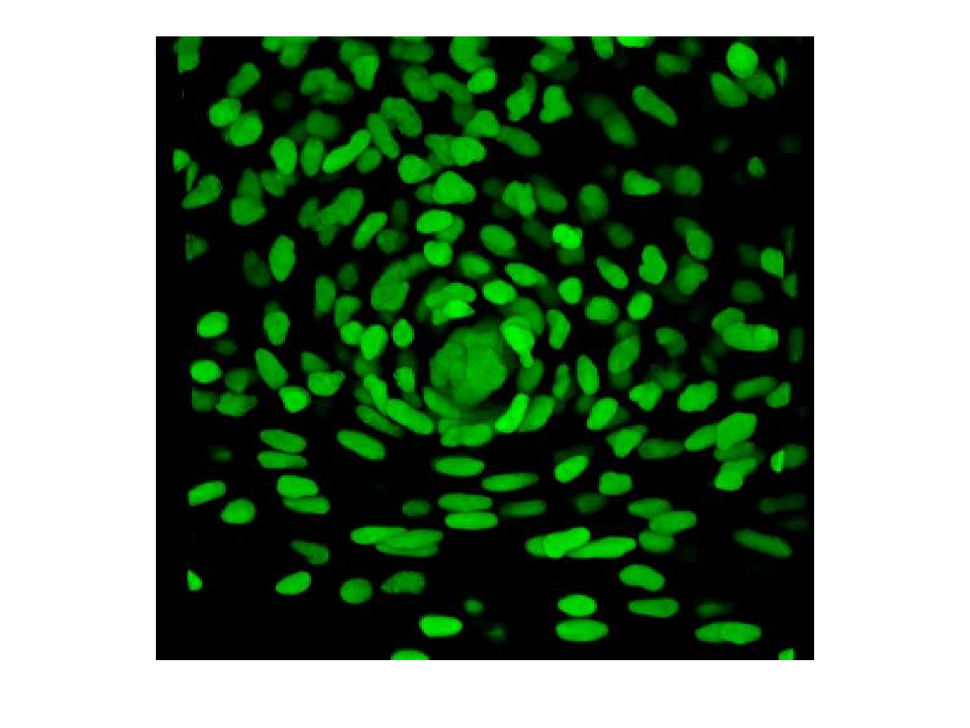
%> input picture original.png, 970 x 728 px, shrunk from 1201 x 901 before the run
$ octave --eval "result = newCount('../original.png');"   (GNU Octave 9; MATLAB toolbox functions it lacks are replaced by stand-ins)
%> lines starting %> are read from the running program, lines starting %| are printed output that depends on the picture; in (x1, y1, x2, y2) boxes, pixels count from 0 and x2, y2 are one past the last pixel; in counts of white or black regions, pixels touching at a corner belong together; the program's own positions count from 1
function n = newCount(ruta)
%> called with ruta = '../original.png'
imagen = imread(ruta);
%> imagen is the input picture: size 728x970x3 uint8; mean R, G, B 108.5, 133.3, 108.6
figure
imshow(imagen)
title('Imagen Ingresada')
%borrar manchas
hsv = rgb2hsv(imagen);
%> hsv: size 728x970x3 double; mean H, S, V 0.176, 0.415, 0.525
imagesc(hsv(:,:,3))
title('hsv')
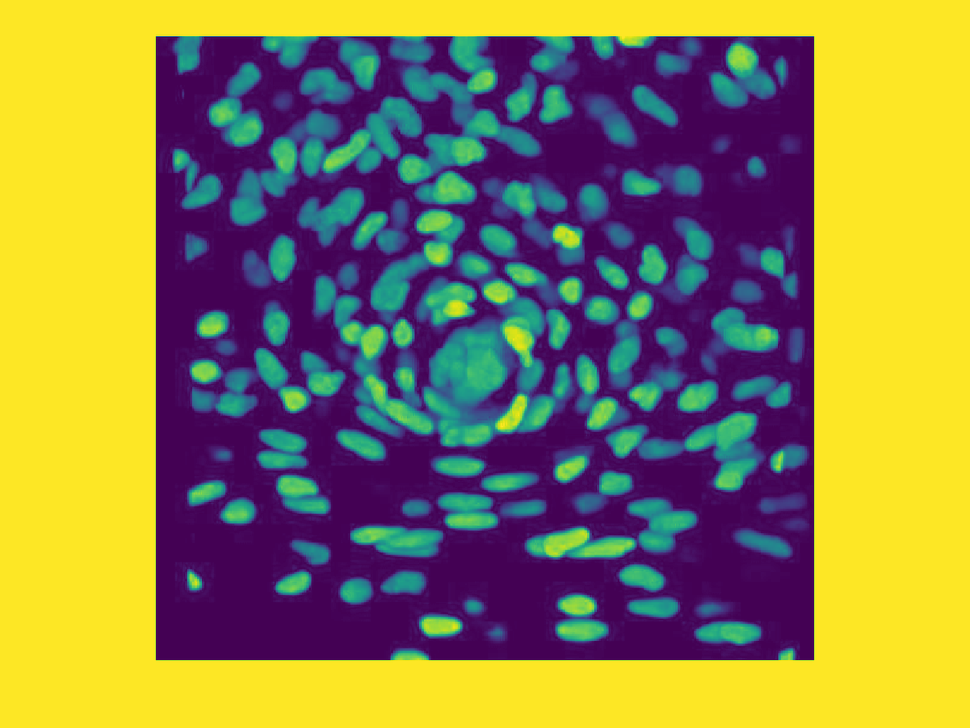
%> displayed picture: size 728x970x3, on the screen's scale of 0 to 255; mean R, G, B 142.8, 128.1, 76.6

%convertimos blanco y negro
gray_image = rgb2gray(imagen);
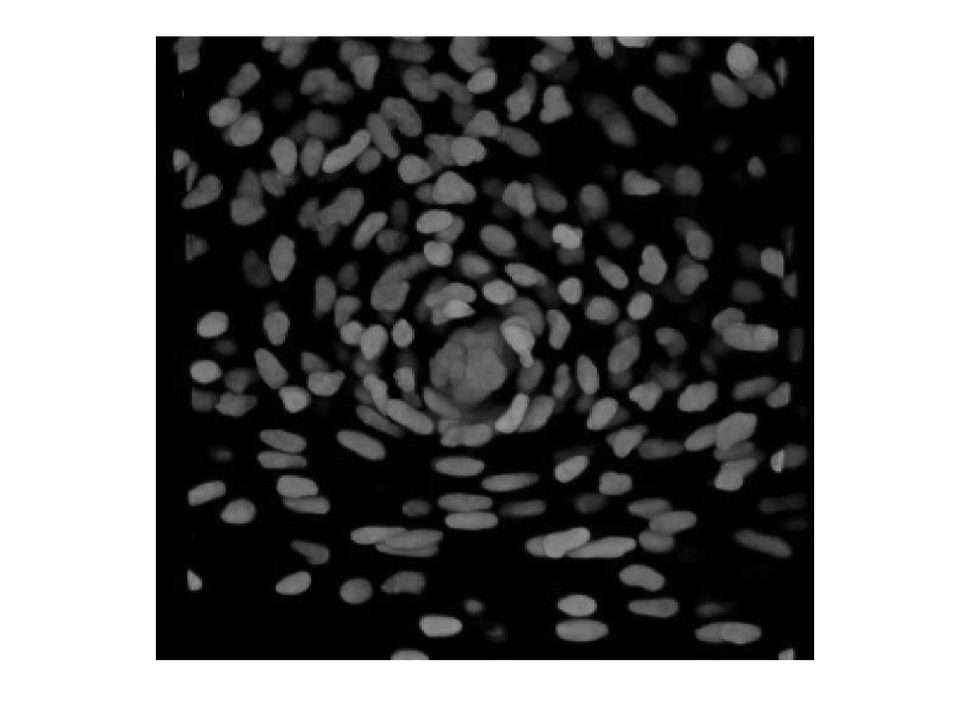
%> gray_image: size 728x970 uint8; min 0, max 255, mean 123.1
figure,imshow(gray_image)
title('Imagen en escala de grises')
gray_image = imadjust(gray_image,[0.3 0.7],[]);
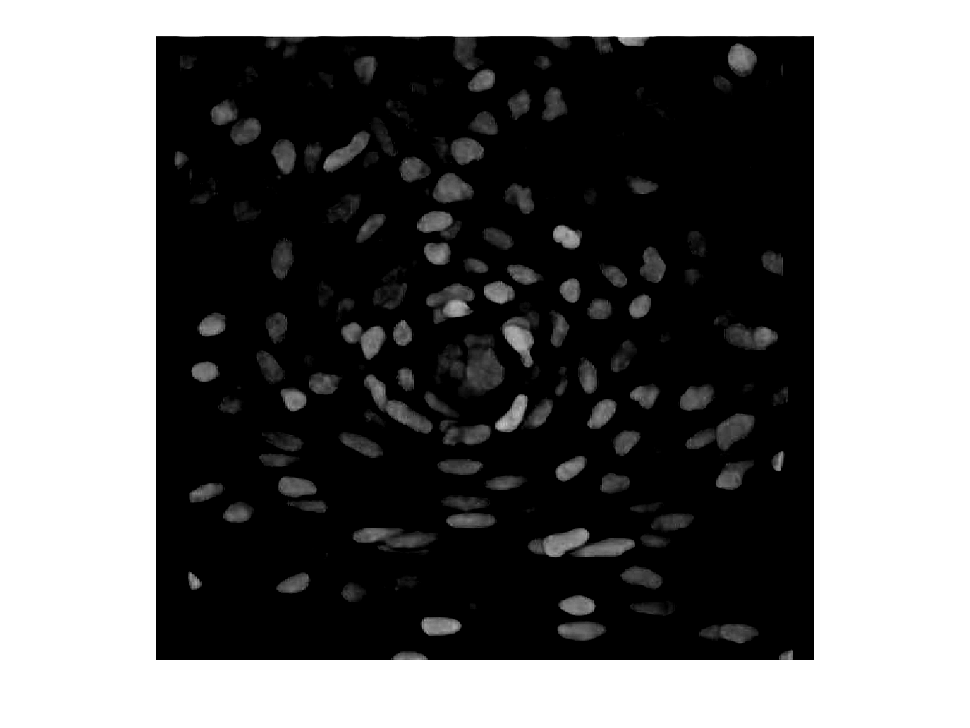
%> gray_image: size 728x970 uint8; min 0, max 255, mean 112.3
figure,imshow(gray_image)
title('Imagen con colores mas intensos')
[labeledImage, numbercircles] = bwlabel(gray_image);
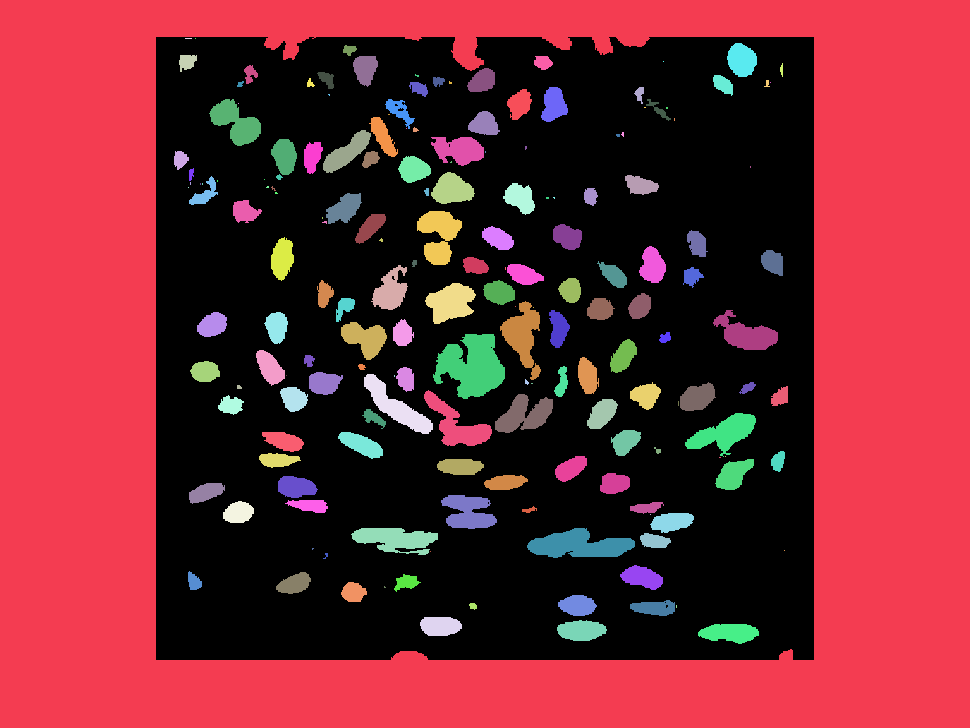
%> labeledImage: size 728x970 double; 178 distinct labels, from 0 to 177; one colour per label, 0 black
%> numbercircles = 177
m = regionprops(labeledImage);
%> m = 177 regions; largest, box (x1, y1, x2, y2), Area and Centroid: (0, 0, 970, 728) 298703 [485.4 383.9], (433, 334, 505, 399) 2988 [472.6 366.5], (527, 528, 635, 558) 2063 [579.8 545.8], (500, 301, 541, 380) 1528 [523.7 336], (351, 528, 438, 555) 1497 [396.2 539.8]
disp(numbercircles)
%| 177


bin = imbinarize(gray_image);
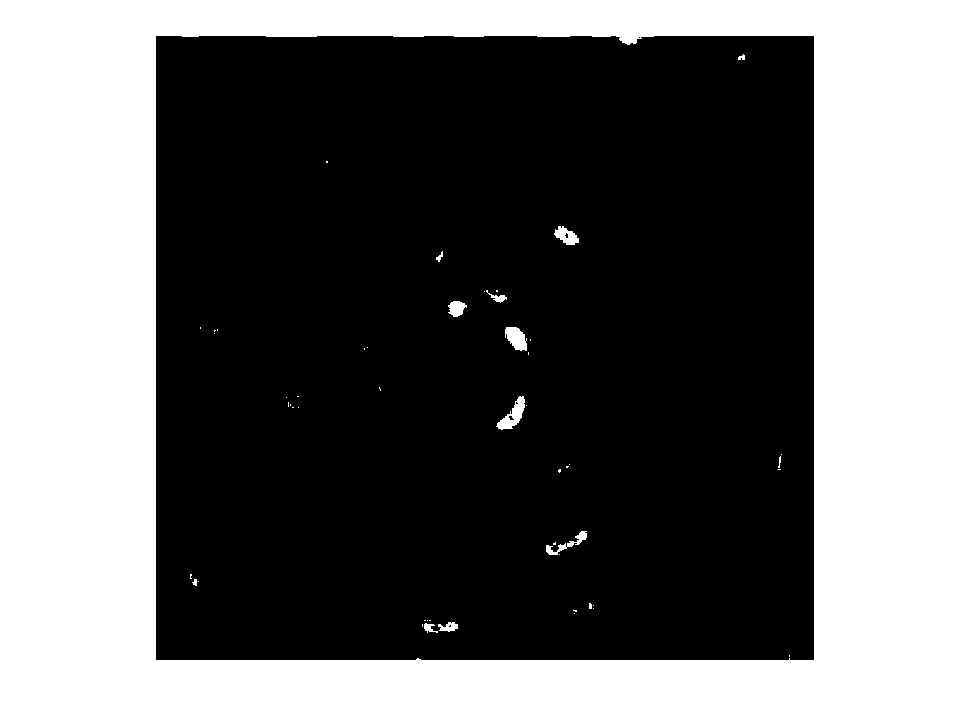
%> bin: size 728x970 logical; 42.2% white; 51 white regions (38 under 20 px), largest, box (x1, y1, x2, y2) and area: (0, 0, 970, 728) 295916, (496, 396, 525, 430) 424, (505, 327, 527, 351) 369
bin = imclearborder(bin);
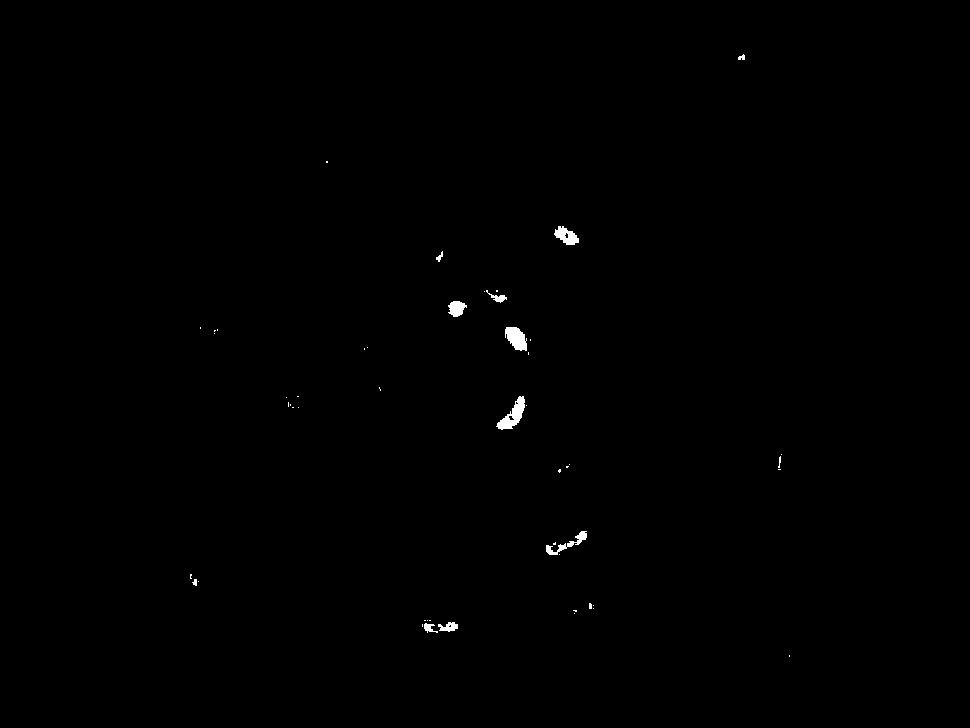
%> bin: size 728x970 logical; 0.29% white; 50 white regions (38 under 20 px), largest, box (x1, y1, x2, y2) and area: (496, 396, 525, 430) 424, (505, 327, 527, 351) 369, (554, 226, 579, 245) 278
bin = bwareaopen(bin, 10);
%> bin: size 728x970 logical; 0.28% white; 13 white regions (1 under 20 px)
[labeledImage, numbercircles] = bwlabel(bin);
%> labeledImage: size 728x970 double; 14 distinct labels, from 0 to 13
%> numbercircles = 13
m = regionprops(labeledImage);
%> m = 13 regions; largest, box (x1, y1, x2, y2), Area and Centroid: (496, 396, 525, 430) 424 [513.7 415.9], (505, 327, 527, 351) 369 [517 338.9], (554, 226, 579, 245) 278 [567 236.6], (546, 531, 587, 555) 254 [568.2 544.5], (448, 301, 467, 317) 210 [457.3 309]
figure,imshow(bin)
title('bin')
disp(numbercircles)
%| 13
%> (the run ends here)

$ run again, on muchasCelulasMetodo2.PNG
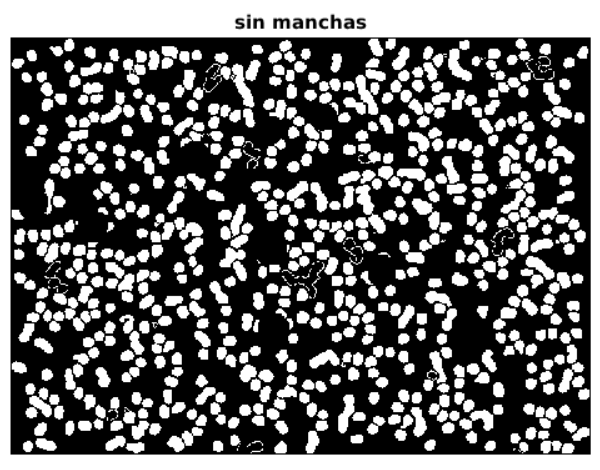
%> input picture muchasCelulasMetodo2.PNG, 600 x 470 px
%> in newCount, imagen is the input picture: size 470x600x3 uint8; min 0, max 255, mean 102.5
%> hsv: size 470x600x3 double; mean H, S, V 0, 0, 0.402
%> in newCount, `[labeledImage, numbercircles] = bwlabel(gray_image);`:
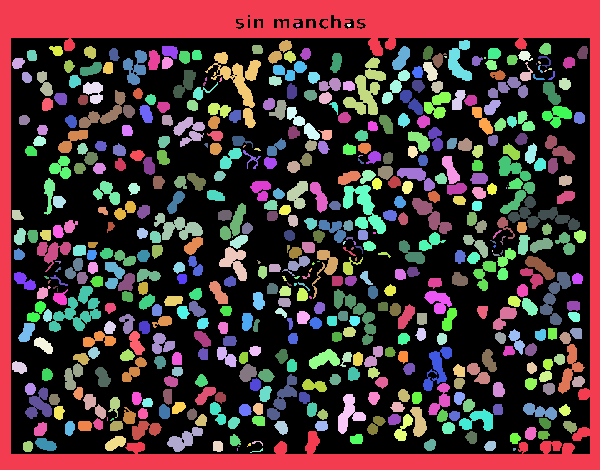
%> labeledImage: size 470x600 double; 531 distinct labels, from 0 to 530; one colour per label, 0 black
%> in newCount, `[labeledImage, numbercircles] = bwlabel(gray_image);`: numbercircles = 530
%> in newCount, `m = regionprops(labeledImage);`: m = 530 regions; largest, box (x1, y1, x2, y2), Area and Centroid: (0, 0, 600, 470) 42348 [301.8 179.2], (205, 52, 261, 128) 1176 [240.2 83.1], (343, 57, 386, 115) 1058 [367.5 90.2], (49, 286, 101, 332) 987 [78.2 311.8], (343, 185, 386, 234) 909 [364.4 208.5]
%| 530
%> in newCount, `[labeledImage, numbercircles] = bwlabel(bin);`:
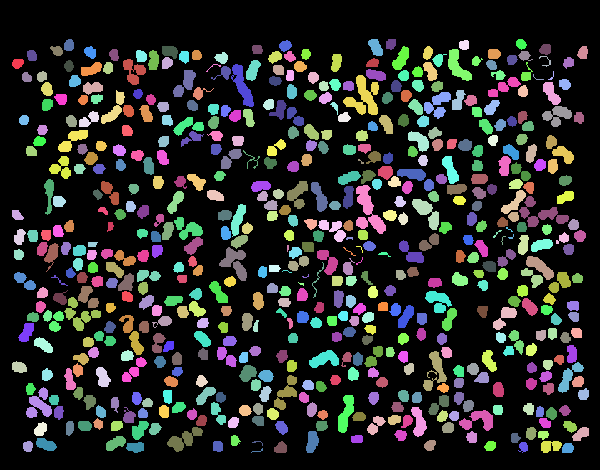
%> labeledImage: size 470x600 double; 574 distinct labels, from 0 to 573; one colour per label, 0 black
%> in newCount, `[labeledImage, numbercircles] = bwlabel(bin);`: numbercircles = 573
%> in newCount, `m = regionprops(labeledImage);`: m = 573 regions; largest, box (x1, y1, x2, y2), Area and Centroid: (343, 75, 379, 115) 692 [364.6 97.9], (356, 185, 386, 234) 661 [368.9 211.6], (519, 196, 569, 227) 556 [541.8 214.6], (219, 247, 247, 281) 457 [235.8 263.1], (64, 297, 101, 331) 453 [80.4 315.5]
%| 573

$ run again, on pocasCelulasMetodo2.PNG
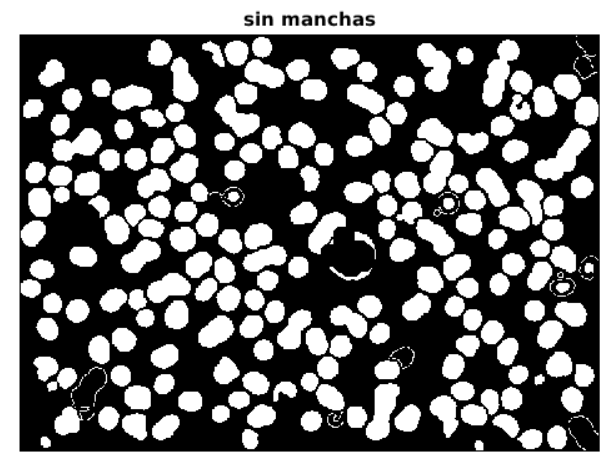
%> input picture pocasCelulasMetodo2.PNG, 609 x 460 px
%> in newCount, imagen is the input picture: size 460x609x3 uint8; min 0, max 255, mean 112.4
%> hsv: size 460x609x3 double; mean H, S, V 0, 0, 0.441
%> in newCount, `[labeledImage, numbercircles] = bwlabel(gray_image);`:
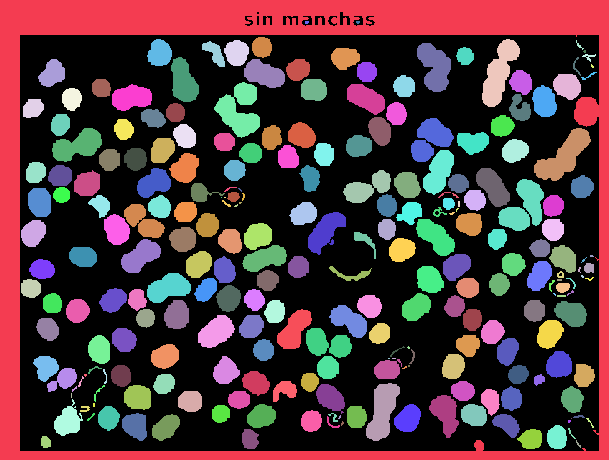
%> labeledImage: size 460x609 double; 245 distinct labels, from 0 to 244; one colour per label, 0 black
%> in newCount, `[labeledImage, numbercircles] = bwlabel(gray_image);`: numbercircles = 244
%> in newCount, `m = regionprops(labeledImage);`: m = 244 regions; largest, box (x1, y1, x2, y2), Area and Centroid: (0, 0, 609, 460) 39465 [279.3 152.8], (214, 82, 260, 138) 1440 [240 110.8], (534, 128, 591, 181) 1391 [564.2 157.1], (498, 179, 544, 231) 1383 [524.7 208], (482, 39, 520, 107) 1327 [499.8 73.4]
%| 244
%> in newCount, `[labeledImage, numbercircles] = bwlabel(bin);`:
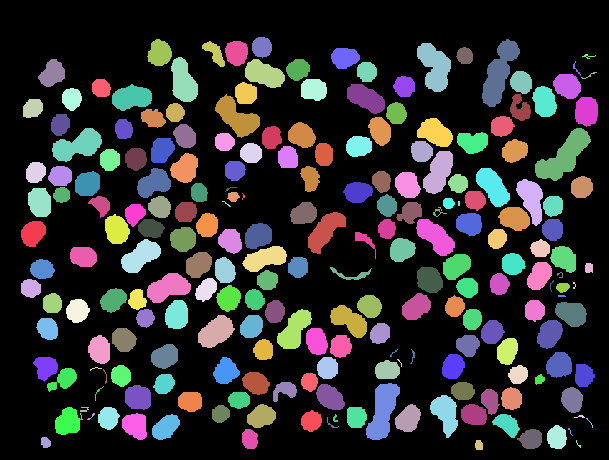
%> labeledImage: size 460x609 double; 217 distinct labels, from 0 to 216; one colour per label, 0 black
%> in newCount, `[labeledImage, numbercircles] = bwlabel(bin);`: numbercircles = 216
%> in newCount, `m = regionprops(labeledImage);`: m = 216 regions; largest, box (x1, y1, x2, y2), Area and Centroid: (535, 128, 591, 181) 1342 [564.4 157.1], (482, 39, 520, 107) 1284 [499.7 73.5], (366, 383, 400, 440) 1140 [383.4 411.6], (417, 43, 451, 92) 1062 [435.3 67.3], (52, 128, 102, 162) 985 [78.3 146.2]
%| 216
